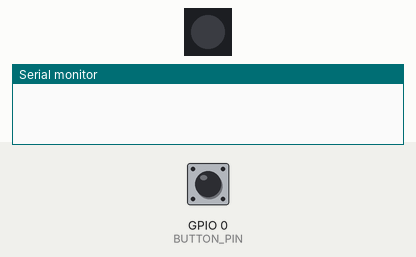
This program was run on a simulated ESP32-S3. Parts: 1 RGB LEDs in strip order, left to right, the last lines printed to the serial monitor. The inputs (shaded band) are chosen by the test bench; at power-on: GPIO 0 (BUTTON_PIN) HIGH. Dim RGB values are drawn brighter than linear.

Above: at 1.2 s.
1.3 s: GPIO 0 (BUTTON_PIN) pulled LOW for 1 s
At 3.1 s:
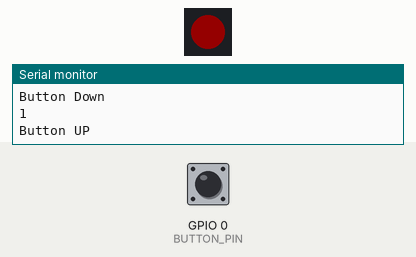
4.3 s: GPIO 0 (BUTTON_PIN) pulled LOW for 0.15 s
At 5.1 s:
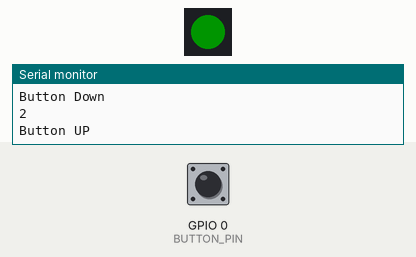
5.9 s: GPIO 0 (BUTTON_PIN) pulled LOW for 3.2 s
At 9.6 s:
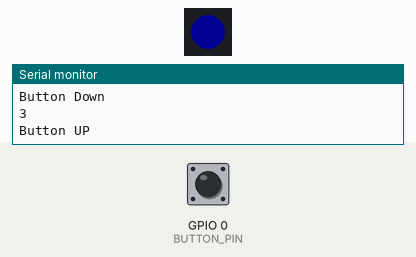
Timing chart, 0 to 11.1 s (numbered marks = the images above; inputs shaded):
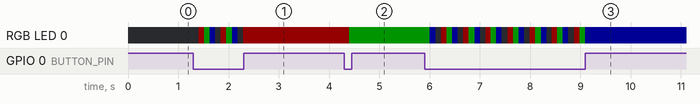

Measured:
- after the input at 1.3 s, RGB LED 0: off → RGB(20, 0, 0) after 0.10 s, → RGB(0, 20, 0) 0.11 s later, → RGB(0, 0, 20) 0.11 s later, → off 0.11 s later, … (9 changes in this stretch)
- after the input at 4.3 s, RGB LED 0: RGB(20, 0, 0) → RGB(0, 20, 0) after 0.10 s
- after the input at 5.9 s, RGB LED 0: RGB(0, 20, 0) → RGB(0, 0, 20) after 0.11 s, then repeats every 0.44 s: off 0.11 s, RGB(20, 0, 0) 0.11 s, RGB(0, 20, 0) 0.11 s, RGB(0, 0, 20) 0.11 s, until it stays RGB(0, 0, 20) from 9.1 s

The program:

main.cpp
```cpp
#include <Arduino.h>
#include <Adafruit_NeoPixel.h>

#define BUTTON_PIN 0
#define LED_PIN 48  // 连接 WS2812B 的引脚
#define LED_COUNT 1 // WS2812B 灯珠的数量

static uint8_t state = 0;     // 全局状态变量

Adafruit_NeoPixel strip(LED_COUNT, LED_PIN, NEO_GRB + NEO_KHZ800);

// 按钮任务
void buttonTask(void *param)
{
  while (1)
  {
    if (digitalRead(BUTTON_PIN) == LOW) // 检测按钮按下
    {
      delay(100);                         // 简单去抖动
      if (digitalRead(BUTTON_PIN) == LOW) // 确认按钮按下
      {
        Serial.println("Button Down");
        if (state < 3)
        {
          state++;
        }
        else
        {
          state = 0;
        }
        Serial.println(state);
      }
      else
      {
        Serial.println("Button UP");
      }
    }
    vTaskDelay(10 / portTICK_PERIOD_MS); // 稍微延时，避免占用过多 CPU
  }
}

// WS2812B 任务
void wsTask(void *param)
{
  while (1)
  {
    switch (state)
    {
    case 1:
      strip.setPixelColor(0, strip.Color(20, 0, 0)); // 红色
      break;
    case 2:
      strip.setPixelColor(0, strip.Color(0, 20, 0)); // 绿色
      break;
    case 3:
      strip.setPixelColor(0, strip.Color(0, 0, 20)); // 蓝色
      break;
    default:
      strip.setPixelColor(0, strip.Color(0, 0, 0)); // 关闭 LED
      break;
    }
    strip.show();                        // 更新 LED 状态
    vTaskDelay(10 / portTICK_PERIOD_MS); // 稍微延时，避免占用过多 CPU
  }
}

void setup()
{
  Serial.begin(115200);
  pinMode(BUTTON_PIN, INPUT_PULLUP); // 启用上拉电阻

  strip.begin();
  strip.show(); // 初始化时关闭所有灯珠

  // 创建任务
  xTaskCreate(buttonTask, "button", 1024 * 2, NULL, 3, NULL);
  xTaskCreate(wsTask, "ws", 1024 * 2, NULL, 2, NULL);
}

void loop()
{
  // 主循环为空，所有逻辑在任务中处理
}
```
